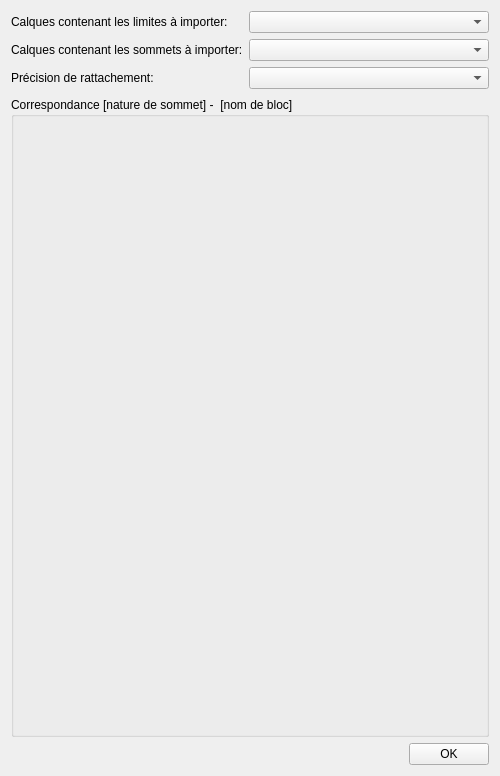
<?xml version="1.0" encoding="UTF-8"?>
<ui version="4.0">
 <class>dlgParamDxf2Rfu</class>
 <widget class="QWidget" name="dlgParamDxf2Rfu">
  <property name="geometry">
   <rect>
    <x>0</x>
    <y>0</y>
    <width>500</width>
    <height>776</height>
   </rect>
  </property>
  <property name="minimumSize">
   <size>
    <width>500</width>
    <height>0</height>
   </size>
  </property>
  <property name="windowTitle">
   <string>Paramètrage du filtre d'import pour le RFU</string>
  </property>
  <layout class="QVBoxLayout" name="verticalLayout">
   <item>
    <layout class="QFormLayout" name="layersLayout">
     <property name="sizeConstraint">
      <enum>QLayout::SetFixedSize</enum>
     </property>
     <property name="fieldGrowthPolicy">
      <enum>QFormLayout::AllNonFixedFieldsGrow</enum>
     </property>
     <property name="horizontalSpacing">
      <number>6</number>
     </property>
     <property name="verticalSpacing">
      <number>6</number>
     </property>
     <item row="0" column="0">
      <widget class="QLabel" name="edgesLyrLab">
       <property name="minimumSize">
        <size>
         <width>210</width>
         <height>0</height>
        </size>
       </property>
       <property name="text">
        <string>Calques contenant les limites à importer:</string>
       </property>
       <property name="alignment">
        <set>Qt::AlignLeading|Qt::AlignLeft|Qt::AlignVCenter</set>
       </property>
      </widget>
     </item>
     <item row="0" column="1">
      <widget class="QComboBox" name="edgesLyrCmb"/>
     </item>
     <item row="1" column="0">
      <widget class="QLabel" name="vtxLyrLab">
       <property name="minimumSize">
        <size>
         <width>210</width>
         <height>0</height>
        </size>
       </property>
       <property name="text">
        <string>Calques contenant les sommets à importer:</string>
       </property>
      </widget>
     </item>
     <item row="1" column="1">
      <widget class="QComboBox" name="vtxLyrCmb"/>
     </item>
     <item row="2" column="0">
      <widget class="QLabel" name="precisionClassLab">
       <property name="sizePolicy">
        <sizepolicy hsizetype="Fixed" vsizetype="Preferred">
         <horstretch>0</horstretch>
         <verstretch>0</verstretch>
        </sizepolicy>
       </property>
       <property name="text">
        <string>Précision de rattachement:</string>
       </property>
      </widget>
     </item>
     <item row="2" column="1">
      <widget class="QComboBox" name="precisionClassCmb"/>
     </item>
    </layout>
   </item>
   <item>
    <widget class="QGroupBox" name="ptTypeGpb">
     <property name="minimumSize">
      <size>
       <width>0</width>
       <height>640</height>
      </size>
     </property>
     <property name="title">
      <string>Correspondance [nature de sommet] -  [nom de bloc]</string>
     </property>
     <layout class="QGridLayout" name="gridLayout_2">
      <property name="leftMargin">
       <number>20</number>
      </property>
      <property name="bottomMargin">
       <number>0</number>
      </property>
     </layout>
    </widget>
   </item>
   <item>
    <layout class="QHBoxLayout" name="horizontalLayout">
     <item>
      <spacer name="horizontalSpacer">
       <property name="orientation">
        <enum>Qt::Horizontal</enum>
       </property>
       <property name="sizeHint" stdset="0">
        <size>
         <width>40</width>
         <height>20</height>
        </size>
       </property>
      </spacer>
     </item>
     <item>
      <widget class="QPushButton" name="buttValid">
       <property name="text">
        <string>OK</string>
       </property>
      </widget>
     </item>
    </layout>
   </item>
  </layout>
 </widget>
 <resources/>
 <connections/>
</ui>
